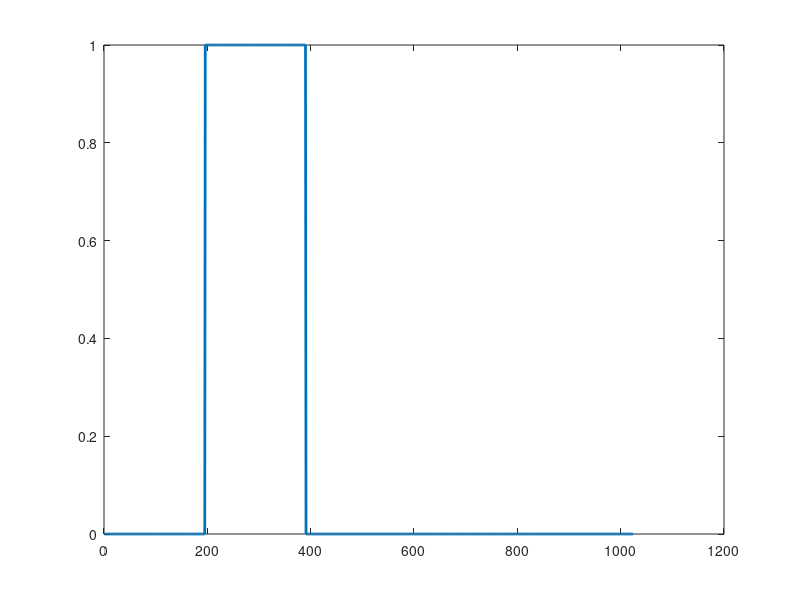

Here is the MATLAB script that generated this plot:
t0=0.2;
ts=0.001;
fc=250;
fs=1/ts;
N=1024;

%% creating a LOw pass filter
fcut = 200; % cut-off frequency of the low pass filter
ncut = floor(fcut*fs/N); % index vector for filter upto cut-off frequency
H = zeros(1,N); % Filter vector
H(ncut+1:2*ncut) = 1*ones(1,ncut); % Other portion of the low pass filter

plot(H,'Linewidth',2)
